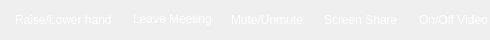
      <widget class="QWidget" name="Zoom">
       <property name="minimumSize">
        <size>
         <width>0</width>
         <height>40</height>
        </size>
       </property>
       <property name="maximumSize">
        <size>
         <width>16777215</width>
         <height>40</height>
        </size>
       </property>
       <property name="styleSheet">
        <string notr="true">QLabel {
    color: white;
}</string>
       </property>
       <layout class="QGridLayout" name="gridLayout_5">
        <property name="leftMargin">
         <number>0</number>
        </property>
        <property name="topMargin">
         <number>0</number>
        </property>
        <property name="rightMargin">
         <number>0</number>
        </property>
        <property name="bottomMargin">
         <number>0</number>
        </property>
        <property name="spacing">
         <number>0</number>
        </property>
        <item row="0" column="0" alignment="Qt::AlignHCenter">
         <widget class="QFrame" name="frame_5">
          <property name="sizePolicy">
           <sizepolicy hsizetype="Expanding" vsizetype="Fixed">
            <horstretch>0</horstretch>
            <verstretch>0</verstretch>
           </sizepolicy>
          </property>
          <property name="minimumSize">
           <size>
            <width>0</width>
            <height>40</height>
           </size>
          </property>
          <property name="maximumSize">
           <size>
            <width>16777215</width>
            <height>40</height>
           </size>
          </property>
          <property name="styleSheet">
           <string notr="true">QFrame { border: none; }
</string>
          </property>
          <property name="frameShape">
           <enum>QFrame::StyledPanel</enum>
          </property>
          <property name="frameShadow">
           <enum>QFrame::Raised</enum>
          </property>
          <layout class="QHBoxLayout" name="horizontalLayout_55">
           <property name="spacing">
            <number>4</number>
           </property>
           <property name="leftMargin">
            <number>0</number>
           </property>
           <property name="topMargin">
            <number>0</number>
           </property>
           <property name="rightMargin">
            <number>0</number>
           </property>
           <property name="bottomMargin">
            <number>0</number>
           </property>
           <item>
            <widget class="QFrame" name="Hand">
             <property name="sizePolicy">
              <sizepolicy hsizetype="Fixed" vsizetype="Fixed">
               <horstretch>0</horstretch>
               <verstretch>0</verstretch>
              </sizepolicy>
             </property>
             <property name="minimumSize">
              <size>
               <width>0</width>
               <height>40</height>
              </size>
             </property>
             <property name="maximumSize">
              <size>
               <width>16777215</width>
               <height>40</height>
              </size>
             </property>
             <property name="frameShape">
              <enum>QFrame::StyledPanel</enum>
             </property>
             <property name="frameShadow">
              <enum>QFrame::Raised</enum>
             </property>
             <layout class="QHBoxLayout" name="horizontalLayout_50">
              <property name="leftMargin">
               <number>2</number>
              </property>
              <property name="topMargin">
               <number>0</number>
              </property>
              <property name="rightMargin">
               <number>2</number>
              </property>
              <property name="bottomMargin">
               <number>0</number>
              </property>
              <item>
               <widget class="QLabel" name="Icon_33">
                <property name="maximumSize">
                 <size>
                  <width>25</width>
                  <height>25</height>
                 </size>
                </property>
                <property name="text">
                 <string/>
                </property>
                <property name="pixmap">
                 <pixmap resource="Tray.qrc">:/TrayIcon/SystemTray/0.png</pixmap>
                </property>
                <property name="scaledContents">
                 <bool>true</bool>
                </property>
               </widget>
              </item>
              <item>
               <widget class="QLabel" name="Text_33">
                <property name="text">
                 <string>Raise/Lower hand</string>
                </property>
                <property name="wordWrap">
                 <bool>true</bool>
                </property>
               </widget>
              </item>
             </layout>
            </widget>
           </item>
           <item>
            <widget class="QFrame" name="Leave">
             <property name="sizePolicy">
              <sizepolicy hsizetype="Fixed" vsizetype="Fixed">
               <horstretch>0</horstretch>
               <verstretch>0</verstretch>
              </sizepolicy>
             </property>
             <property name="minimumSize">
              <size>
               <width>0</width>
               <height>40</height>
              </size>
             </property>
             <property name="maximumSize">
              <size>
               <width>16777215</width>
               <height>40</height>
              </size>
             </property>
             <property name="frameShape">
              <enum>QFrame::StyledPanel</enum>
             </property>
             <property name="frameShadow">
              <enum>QFrame::Raised</enum>
             </property>
             <layout class="QHBoxLayout" name="horizontalLayout_51">
              <property name="leftMargin">
               <number>2</number>
              </property>
              <property name="topMargin">
               <number>0</number>
              </property>
              <property name="rightMargin">
               <number>0</number>
              </property>
              <property name="bottomMargin">
               <number>2</number>
              </property>
              <item>
               <widget class="QLabel" name="Icon_34">
                <property name="maximumSize">
                 <size>
                  <width>25</width>
                  <height>25</height>
                 </size>
                </property>
                <property name="text">
                 <string/>
                </property>
                <property name="pixmap">
                 <pixmap resource="Tray.qrc">:/TrayIcon/SystemTray/3.png</pixmap>
                </property>
                <property name="scaledContents">
                 <bool>true</bool>
                </property>
               </widget>
              </item>
              <item>
               <widget class="QLabel" name="Text_34">
                <property name="text">
                 <string>Leave Meeting</string>
                </property>
                <property name="wordWrap">
                 <bool>true</bool>
                </property>
               </widget>
              </item>
             </layout>
            </widget>
           </item>
           <item>
            <widget class="QFrame" name="Mute">
             <property name="sizePolicy">
              <sizepolicy hsizetype="Fixed" vsizetype="Fixed">
               <horstretch>0</horstretch>
               <verstretch>0</verstretch>
              </sizepolicy>
             </property>
             <property name="minimumSize">
              <size>
               <width>0</width>
               <height>40</height>
              </size>
             </property>
             <property name="maximumSize">
              <size>
               <width>16777215</width>
               <height>40</height>
              </size>
             </property>
             <property name="frameShape">
              <enum>QFrame::StyledPanel</enum>
             </property>
             <property name="frameShadow">
              <enum>QFrame::Raised</enum>
             </property>
             <layout class="QHBoxLayout" name="horizontalLayout_52">
              <property name="leftMargin">
               <number>2</number>
              </property>
              <property name="topMargin">
               <number>0</number>
              </property>
              <property name="rightMargin">
               <number>2</number>
              </property>
              <property name="bottomMargin">
               <number>0</number>
              </property>
              <item>
               <widget class="QLabel" name="Icon_35">
                <property name="maximumSize">
                 <size>
                  <width>25</width>
                  <height>25</height>
                 </size>
                </property>
                <property name="text">
                 <string/>
                </property>
                <property name="pixmap">
                 <pixmap resource="Tray.qrc">:/TrayIcon/SystemTray/4.png</pixmap>
                </property>
                <property name="scaledContents">
                 <bool>true</bool>
                </property>
               </widget>
              </item>
              <item>
               <widget class="QLabel" name="Text_35">
                <property name="sizePolicy">
                 <sizepolicy hsizetype="Preferred" vsizetype="Preferred">
                  <horstretch>0</horstretch>
                  <verstretch>0</verstretch>
                 </sizepolicy>
                </property>
                <property name="text">
                 <string>Mute/Unmute</string>
                </property>
                <property name="textFormat">
                 <enum>Qt::PlainText</enum>
                </property>
                <property name="scaledContents">
                 <bool>false</bool>
                </property>
                <property name="wordWrap">
                 <bool>true</bool>
                </property>
               </widget>
              </item>
             </layout>
            </widget>
           </item>
           <item>
            <widget class="QFrame" name="ScreenShare">
             <property name="sizePolicy">
              <sizepolicy hsizetype="Fixed" vsizetype="Fixed">
               <horstretch>0</horstretch>
               <verstretch>0</verstretch>
              </sizepolicy>
             </property>
             <property name="minimumSize">
              <size>
               <width>0</width>
               <height>40</height>
              </size>
             </property>
             <property name="maximumSize">
              <size>
               <width>16777215</width>
               <height>40</height>
              </size>
             </property>
             <property name="frameShape">
              <enum>QFrame::StyledPanel</enum>
             </property>
             <property name="frameShadow">
              <enum>QFrame::Raised</enum>
             </property>
             <layout class="QHBoxLayout" name="horizontalLayout_53">
              <property name="leftMargin">
               <number>2</number>
              </property>
              <property name="topMargin">
               <number>0</number>
              </property>
              <property name="rightMargin">
               <number>2</number>
              </property>
              <property name="bottomMargin">
               <number>0</number>
              </property>
              <item>
               <widget class="QLabel" name="Icon_36">
                <property name="maximumSize">
                 <size>
                  <width>25</width>
                  <height>25</height>
                 </size>
                </property>
                <property name="text">
                 <string/>
                </property>
                <property name="pixmap">
                 <pixmap resource="Tray.qrc">:/TrayIcon/SystemTray/5.1.png</pixmap>
                </property>
                <property name="scaledContents">
                 <bool>true</bool>
                </property>
               </widget>
              </item>
              <item>
               <widget class="QLabel" name="Text_36">
                <property name="sizePolicy">
                 <sizepolicy hsizetype="Fixed" vsizetype="Fixed">
                  <horstretch>0</horstretch>
                  <verstretch>0</verstretch>
                 </sizepolicy>
                </property>
                <property name="text">
                 <string>Screen Share</string>
                </property>
                <property name="wordWrap">
                 <bool>true</bool>
                </property>
               </widget>
              </item>
             </layout>
            </widget>
           </item>
           <item>
            <widget class="QFrame" name="Video">
             <property name="sizePolicy">
              <sizepolicy hsizetype="Fixed" vsizetype="Fixed">
               <horstretch>0</horstretch>
               <verstretch>0</verstretch>
              </sizepolicy>
             </property>
             <property name="minimumSize">
              <size>
               <width>0</width>
               <height>40</height>
              </size>
             </property>
             <property name="maximumSize">
              <size>
               <width>16777215</width>
               <height>40</height>
              </size>
             </property>
             <property name="frameShape">
              <enum>QFrame::StyledPanel</enum>
             </property>
             <property name="frameShadow">
              <enum>QFrame::Raised</enum>
             </property>
             <layout class="QHBoxLayout" name="horizontalLayout_54">
              <property name="spacing">
               <number>6</number>
              </property>
              <property name="sizeConstraint">
               <enum>QLayout::SetDefaultConstraint</enum>
              </property>
              <property name="leftMargin">
               <number>2</number>
              </property>
              <property name="topMargin">
               <number>0</number>
              </property>
              <property name="rightMargin">
               <number>2</number>
              </property>
              <property name="bottomMargin">
               <number>0</number>
              </property>
              <item alignment="Qt::AlignHCenter|Qt::AlignVCenter">
               <widget class="QLabel" name="Icon_37">
                <property name="maximumSize">
                 <size>
                  <width>25</width>
                  <height>25</height>
                 </size>
                </property>
                <property name="text">
                 <string/>
                </property>
                <property name="pixmap">
                 <pixmap resource="Tray.qrc">:/TrayIcon/SystemTray/7.png</pixmap>
                </property>
                <property name="scaledContents">
                 <bool>true</bool>
                </property>
               </widget>
              </item>
              <item>
               <widget class="QLabel" name="Text_37">
                <property name="maximumSize">
                 <size>
                  <width>16777215</width>
                  <height>40</height>
                 </size>
                </property>
                <property name="text">
                 <string>On/Off Video</string>
                </property>
                <property name="wordWrap">
                 <bool>true</bool>
                </property>
               </widget>
              </item>
             </layout>
            </widget>
           </item>
          </layout>
         </widget>
        </item>
       </layout>
      </widget>
